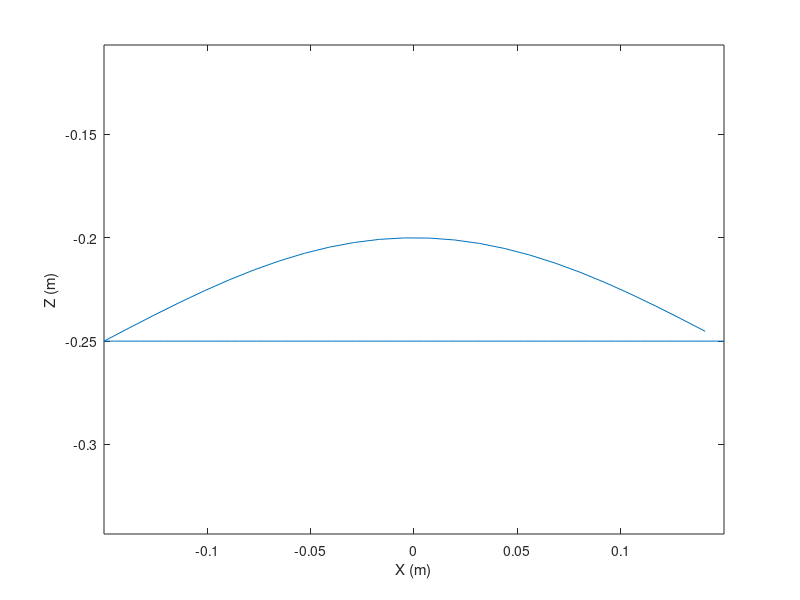
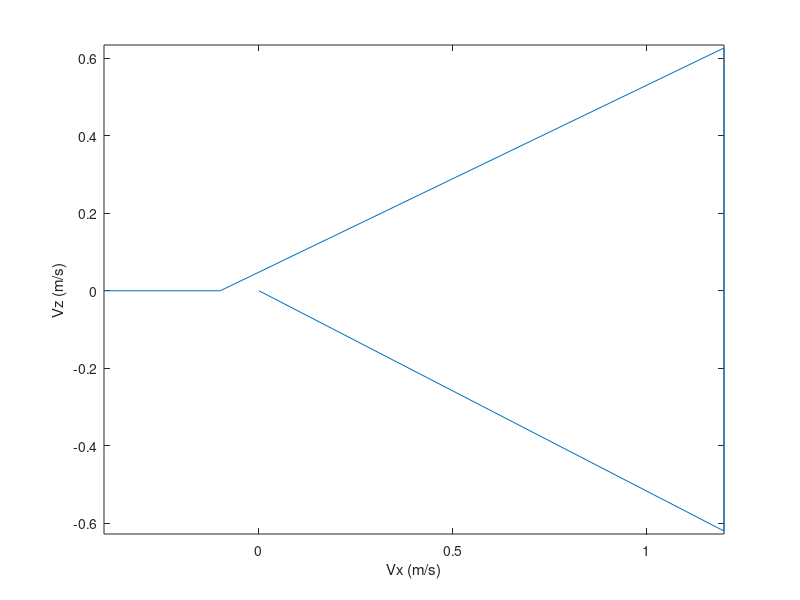

The MATLAB script that drew these images, in order: (Note: this script raises an error after producing the figures.)
clc
clear
close all
%%

% Params
stride_frequency = 1; % Hz
stride_length = 0.050; % mm
publish_frequency = 100; % Hz

N = publish_frequency / stride_frequency;
t = linspace(0, 1/stride_frequency, N);

z_nom = -0.25;
x_land = 0.15;
x_lift = -0.15;
z_lift = 0.05;

x_stance = x_land + t * (x_lift - x_land) / (3/4 * t(end));
x_swing = x_lift + t * (x_land - x_lift) / (1/4 * t(end));

z_stance = z_nom * ones(1, 3/4*N);
z_swing = z_nom + z_lift * sin(4 * pi * t);

x = [x_stance(1:3/4*N), x_swing(1:1/4*N)];
y = 0.08505 * ones(1,N);
z = [z_stance(1:3/4*N), z_swing(1:1/4*N)];

pos_traj = [x; y; z];

figure
title("Position Trajectory")
plot(pos_traj(1,:), pos_traj(3,:))
xlabel("X (m)")
ylabel("Z (m)")
axis equal

% vel_traj = zeros(size(pos_traj));
vel_traj = [diff(pos_traj(1,:))./diff(t), 0;
            diff(pos_traj(2,:))./diff(t), 0;
            diff(pos_traj(3,:))./diff(t), 0];

figure
title("Velocity Trajectory")
plot(vel_traj(1,:), vel_traj(3,:))
xlabel("Vx (m/s)")
ylabel("Vz (m/s)")
axis equal

force_traj = zeros(size(pos_traj));

t = floor(t * 1E6);

output = [];
for leg = 0:3

    sz = size(t);
    leg_id = leg * ones(sz);
    control_mode = 3*ones(sz);
    input_mode = 1*ones(sz);

    pos_traj = [pos_traj(:,leg/4*N+1:end), pos_traj(:,1:leg/4*N)];
    vel_traj = [pos_traj(:,leg/4*N+1:end), pos_traj(:,1:leg/4*N)];
    force_traj = [pos_traj(:,leg/4*N+1:end), pos_traj(:,1:leg/4*N)];

    output = [output;
              t', leg_id', control_mode', input_mode', pos_traj', vel_traj', force_traj']

end

writematrix(output, '../starq/trajectories/walking.txt', 'Delimiter', ' ');
